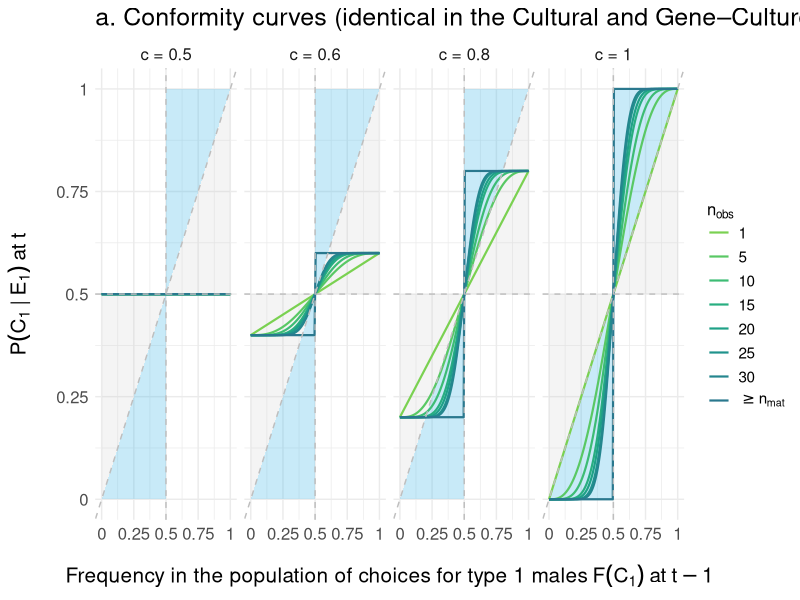
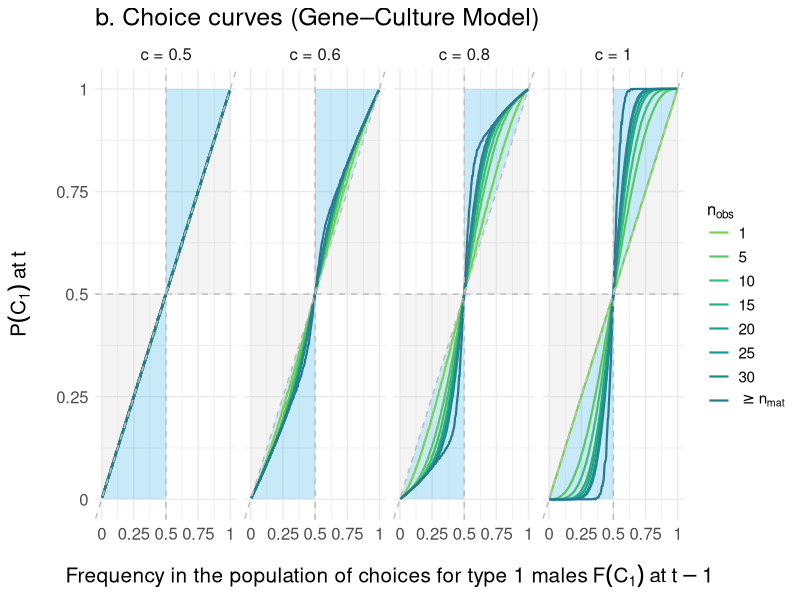
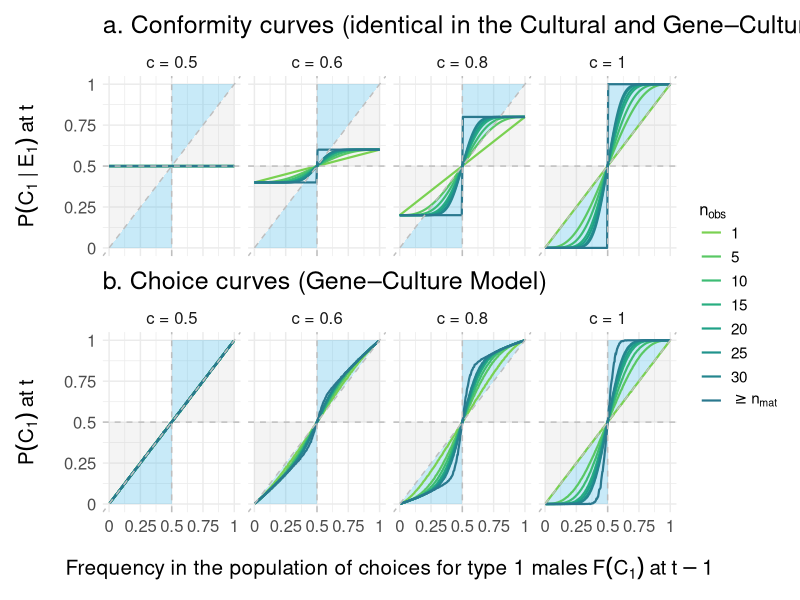
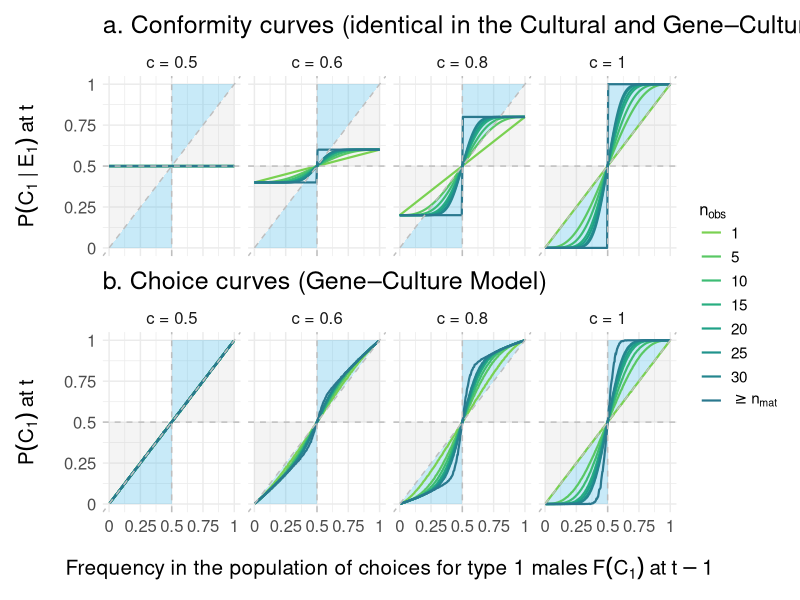

These figures' R source, in order:
# ================================================================================
# FIGURE 2: CONFORMITY AND CHOICE CURVES ANALYSIS
# ================================================================================
#
# This script generates Figure 2 from the publication, which shows the
# relationship between population-level choice frequencies at t and choice
# probabilities at t+1 under different conformist social learning parameters.
# 
# The figure contains two panels:
# a) Conformity curves (identical for both Cultural and Gene-Culture Models)
# b) Choice curves (specific to Gene-Culture Model with encounter constraints)
#
# ================================================================================

#### Load Required Libraries ####

library(ggplot2)
library(viridis)
library(patchwork)

#### Data Import and Model Parameters ####

# Import pre-computed simulation results for Gene-Culture Model
# These data represent means from 1000 simulation replicates, each lasting one time step
# Each row represents one unique combination of tested parameters
# Don't forget to set the data folder as working directory
df_geneculture <- read.csv("GC_model_means.csv")

# Baseline parameters used across all simulations
parameters <- list(
  nb_class = c(1,1),                    # Age structure: 1 juvenile + 1 adult class
  K = 1000,                             # Population carrying capacity (individuals)
  female_strategy = "conformity",       # Social learning strategy
  survival = 0.9,                       # Baseline survival probability per time step
  ageing = 0.1,                         # Probability of remaining in same age class
  initial_trait_frequency = 0.5,        # Initial frequency of trait 1 in population
  n_matings = 100,                      # Maximum matings per male per generation
  mutation_rate = 0.1,                  # Genetic mutation rate per generation
  n_obs = 10,                           # Number of matings observed by learning females
  c = 0.5                               # Copying fidelity
)

# Theoretical maximum number of observable matings
# This represents the total number of mating demonstrations available when population
# is at carrying capacity with optimal demographic structure
n_observable_matings <- 224 # Pre-computed from demographic simulations with K=1000

# Define parameter space for systematic exploration
# This grid covers the full range of social learning intensities and initial conditions
param_variation <- expand.grid(
  n_obs = c(0, 1, seq(5, 30, 5), n_observable_matings), # Observation capacity range
  mutation_rate = 0,                                    # No mutation (pure cultural dynamics)
  c = seq(0.5, 1, 0.1),                                # Copying fidelity range
  initial_trait_frequency = seq(0, 1, 1/n_observable_matings) # Full frequency spectrum
)

n_time_steps <- 1 # Number of time steps in simulation
n_rep <- 1000  # Number of simulation replicates per parameter combination

# Extract unique parameter values for systematic analysis
c_vector <- unique(param_variation$c)      # All copying fidelity values tested
n_obs_vector <- unique(param_variation$n_obs)  # All observation capacities tested
nb_of_plots <- length(c_vector)           # Number of panels needed in figure

# Create frequency ratio vector for theoretical calculations
# This represents all possible frequencies of trait 1 among observable matings
ratios <- seq(0, 1, 1/n_observable_matings)
possible_n_matings_1 <- seq(0, n_observable_matings, 1)  # Possible counts of trait 1 matings

#### Analytical Function for Conformity Curves ####

#' Calculate Theoretical Conformity Response
#' 
#' Computes the probability that a female will choose a type 1 male given her
#' learned preference, based on hypergeometric sampling of social demonstrations.
#' This function implements the mathematical model described in the Methods section.
#'
#' @param n_matings Total number of matings available for observation
#' @param n_matings_1 Number of matings involving type 1 males
#' @param n_obs Number of matings each female can observe (observation capacity)
#' @param c Copying fidelity (probability of following learned preference)
#' @return Probability of choosing type 1 male
#'
#' @details
#' The function implements the following biological process:
#' 1. Females sample n_obs matings from n_matings available demonstrations
#' 2. They detect majority choice among their sample (hypergeometric distribution)
#' 3. They develop preference for majority type (or random if tied)
#' 4. They apply learned preference with probability c when encountering males
theoretical_conformity_response <- function(n_matings, n_matings_1, n_obs, c) {
  
  # Ensure observation capacity doesn't exceed available demonstrations
  # This prevents mathematical errors when female density is low
  n_obs <- min(n_obs, n_matings)
  
  # Calculate threshold for majority detection
  # floor() ensures we use discrete counts for hypergeometric distribution
  quorum_needed = floor(n_obs/2)
  
  # Probability of observing majority for type 1 males
  # Uses hypergeometric distribution: sampling n_obs from population of n_matings
  # where n_matings_1 are "successes" (type 1 matings)
  p_maj1 = phyper(quorum_needed, n_matings_1, n_matings - n_matings_1, 
                  n_obs, lower.tail = FALSE)
  
  # Probability of observing majority for type 0 males (symmetric calculation)
  p_maj0 = phyper(quorum_needed, n_matings - n_matings_1, n_matings_1, 
                  n_obs, lower.tail = FALSE)
  
  # Probability of observing no clear majority (tie situation)
  # Rounded to avoid negative infinitesimal probabilities from floating-point arithmetic
  p_no_maj = round(1 - p_maj1 - p_maj0, 5)
  
  # Calculate preference probabilities based on majority detection
  p_pref1 <- p_maj1 + 0.5*p_no_maj  # Prefer type 1 if majority or half of ties
  p_pref0 <- p_maj0 + 0.5*p_no_maj  # Prefer type 0 if majority or half of ties
  
  # Calculate final choice probability incorporating copying fidelity
  # This represents the conditional probability P(C₁|E₁) from the paper
  p_choice1 <- c*p_pref1 + (1-c)*p_pref0
  
  return(p_choice1)
}

#### Generate Analytical Conformity Curves ####

# Initialize storage for analytical conformity curves data
# These curves show the relationship between population frequency and individual choice probability
columns_df <- c("p_choice_1","n_matings_1", "ratio_matings_1","n_obs", "c") 
analytical_curves <- data.frame(matrix(nrow = 0, ncol = length(columns_df))) 
colnames(analytical_curves) = columns_df
plots_list <- list()  # Store individual plot data for potential separate analysis

# Generate conformity curves for each copying fidelity level
count <- 1
while (count <= nb_of_plots) {
  tested_c <- c_vector[count]  # Current copying fidelity being analyzed
  
  # Initialize storage for current copying fidelity level
  one_plot_df <- data.frame(matrix(nrow = 0, ncol = length(columns_df))) 
  colnames(one_plot_df) = columns_df
  
  # Generate curves for each observation capacity (n_obs)
  prop <- 1
  for (nobs in n_obs_vector) {
    
    # Initialize storage for current observation capacity
    one_nobs_df <- data.frame(matrix(nrow = length(possible_n_matings_1), ncol = length(columns_df))) 
    colnames(one_nobs_df) = columns_df
    
    # Calculate choice probabilities across all possible trait frequencies
    for (i in 1:length(possible_n_matings_1)) { 
      one_nobs_df[i, "n_matings_1"] <- possible_n_matings_1[i]  # Count of type 1 matings
      one_nobs_df[i, "n_obs"] <- nobs                          # Observation capacity
      one_nobs_df[i, "ratio_matings_1"] <- ratios[i]           # Frequency of type 1 matings
      one_nobs_df[i, "c"] <- tested_c                          # Copying fidelity
      
      # Calculate theoretical choice probability using analytical model
      one_nobs_df[i, "p_choice_1"] <- theoretical_conformity_response(
        n_observable_matings, possible_n_matings_1[i], nobs, tested_c)
    } 
    
    # Compile data for current observation capacity
    one_plot_df <- rbind(one_plot_df, one_nobs_df)
    plots_list[[count]] <- one_plot_df
    prop <- prop + 1
  }
  
  # Compile data for current copying fidelity level
  analytical_curves <- rbind(analytical_curves, one_plot_df)
  count <- count + 1
}

#### Create Analytical Conformity Curves Plot ####

# Convert numeric variables to factors for proper ggplot handling
analytical_curves$n_obs <- as.factor(analytical_curves$n_obs)
analytical_curves$c <- as.factor(analytical_curves$c)

# Create panel labels for copying fidelity levels
# These will appear as facet headers in the final plot
c_labs <- c()
for (i in 1:length(unique(param_variation$c))){
  c_labs[i] <- paste("c =", unique(param_variation$c)[i])
}
names(c_labs) <- unique(param_variation$c)

# Subset data for cleaner visualization
# Remove n_obs = 0 and intermediate c values for clarity
analytical_curves_sub <- subset(analytical_curves, n_obs != 0 & c != 0.7 & c!= 0.9)

# Create conformity curves plot (Panel A)
plot_analytical <- ggplot(analytical_curves_sub, aes(x = ratio_matings_1, y = p_choice_1, color = n_obs)) +
  
  # Add background regions to highlight majority exaggeration
  # Blue regions: where P(C₁|E₁) > F(C₁) (majority exaggeration occurs)
  # Gray regions: where P(C₁|E₁) ≤ F(C₁) (no majority exaggeration)
  annotate(geom = "polygon", x = c(0, 0.5, 0.5), y = c(0, 0, 0.5), 
           fill = "#48bbe8", alpha = 0.3) +
  annotate(geom = "polygon", x = c(0.5, 0.5, 1), y = c(0.5, 1, 1), 
           fill = "#48bbe8", alpha = 0.3) +
  annotate(geom = "polygon", x = c(0.5, 1, 1), y = c(0.5, 0.5, 1), 
           fill = "gray80", alpha = 0.2) +
  annotate(geom = "polygon", x = c(0, 0, 0.5), y = c(0, 0.5, 0.5), 
           fill = "gray80", alpha = 0.2) +
  
  # Plot conformity curves as lines (different colors for different n_obs)
  geom_line(lwd = 0.75) +
  
  # Add reference lines for interpretation
  geom_hline(yintercept = 0.5, linetype = "dashed", color = "grey") +  # Random choice baseline
  geom_vline(xintercept = 0.5, linetype = "dashed", color = "grey") +  # Equal frequency line
  geom_abline(intercept = 0, slope = 1, linetype = "dashed", color = "grey") +  # No bias line
  
  # Create separate panels for each copying fidelity level
  facet_grid(~ c, labeller = labeller(c = c_labs)) +
  
  # Configure axes with scientific notation
  scale_x_continuous(expression("Frequency in the population of choices for type 1 males" ~ F(C[1]) ~ "at" ~ t-1), 
                     breaks = seq(0, 1, 0.25), limits = c(0,1), labels = seq(0, 1, 0.25)) +
  scale_y_continuous(expression(P(C[1] ~ "|" ~ E[1]) ~ "at" ~ t), 
                     breaks = seq(0, 1, 0.25), limits = c(0,1), labels = seq(0, 1, 0.25)) +
  
  # Apply color scheme
  scale_color_viridis(option = "D", discrete = TRUE, direction = -1, begin = 0.4, end = 0.8, 
                      labels = c(1, seq(5, 30, 5), expression("">= n[mat]))) +
  
  # Configure legend
  guides(color = guide_legend(title = expression(n[obs]))) +
  
  # Add panel title
  ggtitle("a. Conformity curves (identical in the Cultural and Gene–Culture Models)") +
  
  # Apply theme
  theme_minimal() +
  theme(strip.background = element_blank(),
        title = element_text(size = 15, margin = margin(t = 20)),    
        axis.title.x = element_text(size = 15, margin = margin(t = 15)),
        axis.title.y = element_text(size = 15, margin = margin(r = 15)), 
        axis.text.x = element_text(size = 12),  
        axis.text.y = element_text(size = 12),
        legend.title = element_text(size = 12),  
        legend.text = element_text(size = 11),
        strip.text = element_text(size = 12)) 

# Display the analytical plot
plot_analytical

#### Create Choice Curves Plot from Gene-Culture Model Simulations ####

# Prepare simulation data for plotting (same factor conversions)
df_geneculture$n_obs <- as.factor(df_geneculture$n_obs)
df_geneculture$c <- as.factor(df_geneculture$c)

# Use identical panel labels for consistency between plots
c_labs <- c()
for (i in 1:length(unique(param_variation$c))){
  c_labs[i] <- paste("c =", unique(param_variation$c)[i])
}
names(c_labs) <- unique(param_variation$c)

# Subset simulation data for visualization
# Remove boundary conditions and intermediate c values for clarity
df_geneculture_sub <- subset(df_geneculture, n_obs != 0 & 
                               initial_trait_frequency != 0 & 
                               initial_trait_frequency != 1 & 
                               c != 0.7 & c!= 0.9)

# Create choice curves plot (Panel B)
# This uses simulation results rather than analytical calculations
# because encounters in Gene-Culture Model depend on complex frequency dynamics
plot_simulations <- ggplot(df_geneculture_sub, aes(x = female_choice_first, y = female_choice_last, color = n_obs)) +
  
  # Add identical background regions for direct comparison with Panel A
  annotate(geom = "polygon", x = c(0, 0.5, 0.5), y = c(0, 0, 0.5), 
           fill = "#48bbe8", alpha = 0.3) +
  annotate(geom = "polygon", x = c(0.5, 0.5, 1), y = c(0.5, 1, 1), 
           fill = "#48bbe8", alpha = 0.3) +
  annotate(geom = "polygon", x = c(0.5, 1, 1), y = c(0.5, 0.5, 1), 
           fill = "gray80", alpha = 0.2) +
  annotate(geom = "polygon", x = c(0, 0, 0.5), y = c(0, 0.5, 0.5), 
           fill = "gray80", alpha = 0.2) +
  
  # Plot choice curves from simulation results
  geom_line(lwd = 0.75) +
  
  # Add identical reference lines for comparison
  geom_hline(yintercept = 0.5, linetype = "dashed", color = "grey") +
  geom_vline(xintercept = 0.5, linetype = "dashed", color = "grey") +
  geom_abline(intercept = 0, slope = 1, linetype = "dashed", color = "grey") +
  
  # Use identical faceting structure
  facet_grid(~ c, labeller = labeller(c = c_labs)) +
  
  # Configure axes
  scale_x_continuous(expression("Frequency in the population of choices for type 1 males" ~ F(C[1]) ~ "at" ~ t-1), 
                     breaks = seq(0, 1, 0.25), limits = c(0,1), labels = seq(0, 1, 0.25)) +
  scale_y_continuous(expression(P(C[1]) ~ "at" ~ t), 
                     breaks = seq(0, 1, 0.25), limits = c(0,1), labels = seq(0, 1, 0.25)) +
  
  # Apply color scheme
  scale_color_viridis(option = "D", discrete = TRUE, direction = -1, begin = 0.4, end = 0.8, 
                      labels = c(1, seq(5, 30, 5), expression("">= n[mat]))) +
  
  # Configure legend
  guides(color = guide_legend(title = expression(n[obs]))) +
  
  # Add panel title
  ggtitle("b. Choice curves (Gene–Culture Model)") +
  
  # Apply theme
  theme_minimal() +
  theme(strip.background = element_blank(),
        title = element_text(size = 15, margin = margin(t = 20)),    
        axis.title.x = element_text(size = 15, margin = margin(t = 15)),
        axis.title.y = element_text(size = 15, margin = margin(r = 15)), 
        axis.text.x = element_text(size = 12),  
        axis.text.y = element_text(size = 12),
        legend.title = element_text(size = 12),  
        legend.text = element_text(size = 11),
        strip.text = element_text(size = 12)) 

# Display the simulation plot
plot_simulations

#### Combine Plots into Publication Figure ####

# Combine both panels into single publication-ready figure
# Uses patchwork syntax for professional multi-panel layout
figure_conf_curves <- plot_analytical / plot_simulations + 
  plot_layout(axes = "collect") +     # Align axes across panels
  plot_layout(guides = 'collect')     # Use shared legend

# Display combined figure
figure_conf_curves

# Export figure to PDF format for publication
# Dimensions optimized for two-column academic journal format
pdf(file="figure2.pdf", width = 13, height = 8.5)
figure_conf_curves
dev.off()

# Alternative SVG export (commented out)
# SVG format provides scalable vector graphics for online publication
# svg(file="figure2.svg", width = 13, height = 8.5)
# figure_conf_curves
# dev.off()
